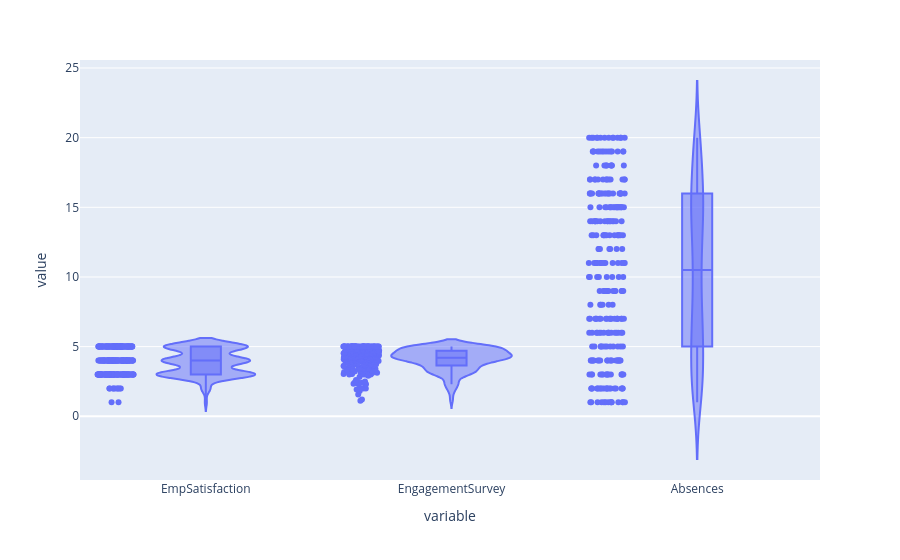

Notebook code for this chart:
### Code cell
fig = px.violin(
    df,
    y=['EmpSatisfaction', 'EngagementSurvey', 'Absences'],
    box=True,
    points='all'
)
fig.show()

### Figure 1 — Plotly figure (JSON) as saved in the notebook; plotly's stock layout.template omitted (floating-point values rounded to 4 significant figures; data arrays with more than 128 entries replaced by an {"elided": "..."} marker saying what was removed)
{"data": [{"alignmentgroup": "True", "box": {"visible": true}, "hovertemplate": "variable=%{x}<br>value=%{y}<extra></extra>", "legendgroup": "", "marker": {"color": "#636efa"}, "name": "", "offsetgroup": "", "orientation": "v", "points": "all", "scalegroup": "True", "showlegend": false, "type": "violin", "x": {"elided": "846 str values"}, "x0": " ", "xaxis": "x", "y": {"elided": "846 float values"}, "y0": " ", "yaxis": "y"}], "layout": {"legend": {"tracegroupgap": 0}, "margin": {"t": 60}, "violinmode": "group", "xaxis": {"anchor": "y", "domain": [0, 1], "title": {"text": "variable"}}, "yaxis": {"anchor": "x", "domain": [0, 1], "title": {"text": "value"}}}}
